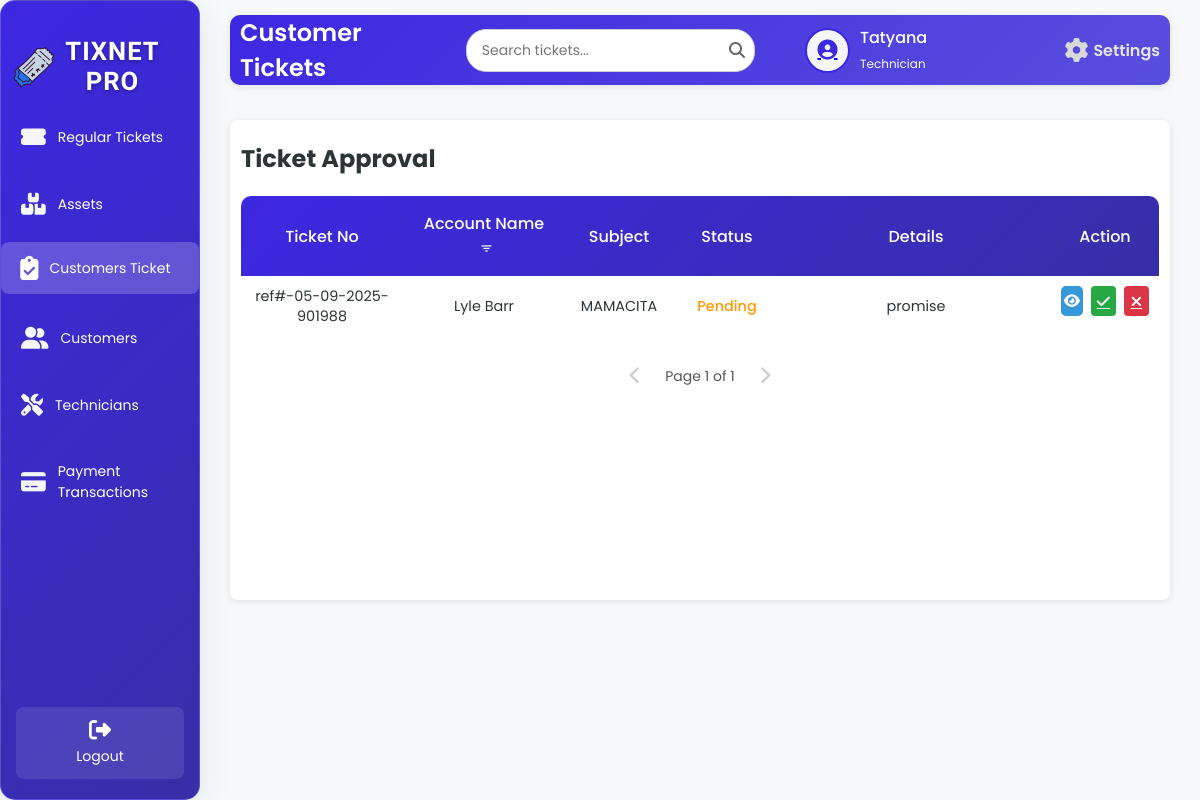
The page /AllCustomersT.php (signed in) on the database as committed earlier.
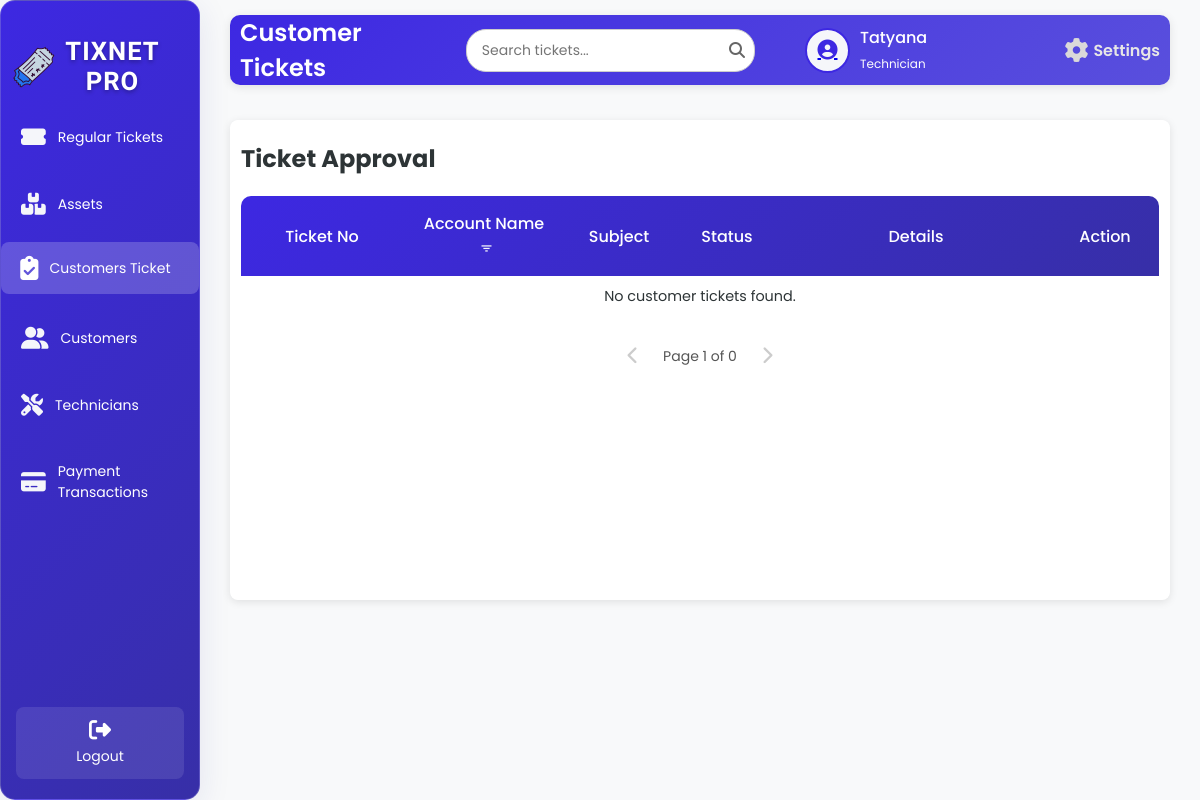
The same page on the database as committed later.
### tables this page shows
CREATE TABLE `tbl_customer_ticket` (
  `s_ref` varchar(200) NOT NULL,
  `c_id` int(50) NOT NULL,
  `c_fname` varchar(200) NOT NULL,
  `c_lname` varchar(200) NOT NULL,
  `s_subject` varchar(200) NOT NULL,
  `s_message` varchar(200) NOT NULL,
  `s_status` varchar(200) NOT NULL
);

### AllCustomersT.php (the view, shortened to what the changed rows need)
<?php
include 'db.php';
$limit = 10;
$pageCustomer = isset($_GET['page_customer']) ? max(1, (int)$_GET['page_customer']) : 1;
$offsetCustomer = ($pageCustomer - 1) * $limit;
$totalCustomerQuery = "SELECT COUNT(*) AS total FROM tbl_customer_ticket WHERE s_status = 'Pending'";
$totalCustomerResult = $conn->query($totalCustomerQuery);
$totalCustomerRow = $totalCustomerResult->fetch_assoc();
$totalCustomer = $totalCustomerRow['total'];
$totalCustomerPages = ceil($totalCustomer / $limit);
$sqlCustomer = "SELECT s_ref, c_id, c_fname, c_lname, s_subject, s_message, s_status
                FROM tbl_customer_ticket
                WHERE s_status = 'Pending'
                ORDER BY s_ref ASC
                LIMIT ?, ?";
$stmtCustomer = $conn->prepare($sqlCustomer);
$stmtCustomer->bind_param("ii", $offsetCustomer, $limit);
$stmtCustomer->execute();
$resultCustomer = $stmtCustomer->get_result();
?>
<!DOCTYPE html>
<html lang="en">
<head>
    <link rel="stylesheet" href="AllCustomerT.css">
    <link rel="stylesheet" href="https://cdnjs.cloudflare.com/ajax/libs/font-awesome/6.6.0/css/all.min.css">
    <link rel="stylesheet" href="https://unpkg.com/boxicons@2.1.4/css/boxicons.min.css">
</head>
<body>
<div class="wrapper">
    <div class="sidebar glass-container">
        <h2><img src="image/logo.png" alt="Tix Net Icon" class="sidebar-icon">TixNet Pro</h2>
    </div>
    <div class="container">
        <div class="upper">
            <h1>Customer Tickets</h1>
        </div>
        <div class="table-box glass-container">
            <h2>Ticket Approval</h2>
            <div class="customer-tickets active">
                <table id="customer-tickets-table">
                    <thead>
                        <tr>
                            <th>Ticket No</th>
                            <th>Account Name <button class="filter-btn" onclick="showAccountFilterModal('customer')" title="Filter by Account Name"><i class='bx bx-filter'></i></button></th>
                            <th>Subject</th>
                            <th>Status</th>
                            <th>Details</th>
                            <th>Action</th>
                        </tr>
                    </thead>
                    <tbody id="customer-table-body">
                        <?php
                        if ($resultCustomer->num_rows > 0) {
                            while ($row = $resultCustomer->fetch_assoc()) {
                                $statusClass = 'status-' . strtolower($row['s_status']);
                                $customerName = htmlspecialchars(($row['c_fname'] . ' ' . $row['c_lname']) ?: 'Unknown', ENT_QUOTES, 'UTF-8');
                                echo "<tr>
                                        <td>" . htmlspecialchars($row['s_ref'], ENT_QUOTES, 'UTF-8') . "</td>
                                        <td>$customerName</td>
                                        <td>" . htmlspecialchars($row['s_subject'], ENT_QUOTES, 'UTF-8') . "</td>
                                        <td class='$statusClass'>" . ucfirst(strtolower($row['s_status'])) . "</td>
                                        <td>" . htmlspecialchars($row['s_message'], ENT_QUOTES, 'UTF-8') . "</td>
                                        <td class='action-buttons'>
                                            <a class='view-btn' href='#' onclick=\"showCustomerViewModal('" . htmlspecialchars($row['s_ref'], ENT_QUOTES, 'UTF-8') . "', '" . htmlspecialchars($row['s_ref'], ENT_QUOTES, 'UTF-8') . "', '" . htmlspecialchars($row['c_id'], ENT_QUOTES, 'UTF-8') . "', '$customerName', '" . htmlspecialchars($row['s_subject'], ENT_QUOTES, 'UTF-8') . "', '" . htmlspecialchars($row['s_message'], ENT_QUOTES, 'UTF-8') . "', '" . htmlspecialchars($row['s_status'], ENT_QUOTES, 'UTF-8') . "')\" title='View'><i class='fas fa-eye'></i></a>
                                            <a class='action-btn check' href='#' onclick=\"approveTicket('" . htmlspecialchars($row['s_ref'], ENT_QUOTES, 'UTF-8') . "')\" title='Approve'><i class='fas fa-check'></i></a>
                                            <a class='action-btn x' href='#' onclick=\"showRejectModal('" . htmlspecialchars($row['s_ref'], ENT_QUOTES, 'UTF-8') . "')\" title='Decline'><i class='fas fa-times'></i></a>
                                        </td>
                                      </tr>";
                            }
                        } else {
                            echo "<tr><td colspan='6' style='text-align: center;'>No customer tickets found.</td></tr>";
                        }
                        ?>
                    </tbody>
                </table>
                <div class="pagination" id="customer-pagination">
                    <?php if ($pageCustomer > 1): ?>
                        <a href="?page_customer=<?php echo $pageCustomer - 1; ?>" class="pagination-link"><i class="fas fa-chevron-left"></i></a>
                    <?php else: ?>
                        <span class="pagination-link disabled"><i class="fas fa-chevron-left"></i></span>
                    <?php endif; ?>
                    <span class="current-page">Page <?php echo $pageCustomer; ?> of <?php echo $totalCustomerPages; ?></span>
                    <?php if ($pageCustomer < $totalCustomerPages): ?>
                        <a href="?page_customer=<?php echo $pageCustomer + 1; ?>" class="pagination-link"><i class="fas fa-chevron-right"></i></a>
                    <?php else: ?>
                        <span class="pagination-link disabled"><i class="fas fa-chevron-right"></i></span>
                    <?php endif; ?>
                </div>
            </div>
        </div>
    </div>
</div>
</body>
</html>

Rows that differ between the two databases and show on the page:
removed tbl_customer_ticket: s_ref "ref#-05-09-2025-901988", customerName "Lyle Barr", s_subject "MAMACITA", s_status "Pending", s_message "promise"
Other text that changed with them:
$totalCustomerPages: "1" → "0"
text now shown: "No customer tickets found."
